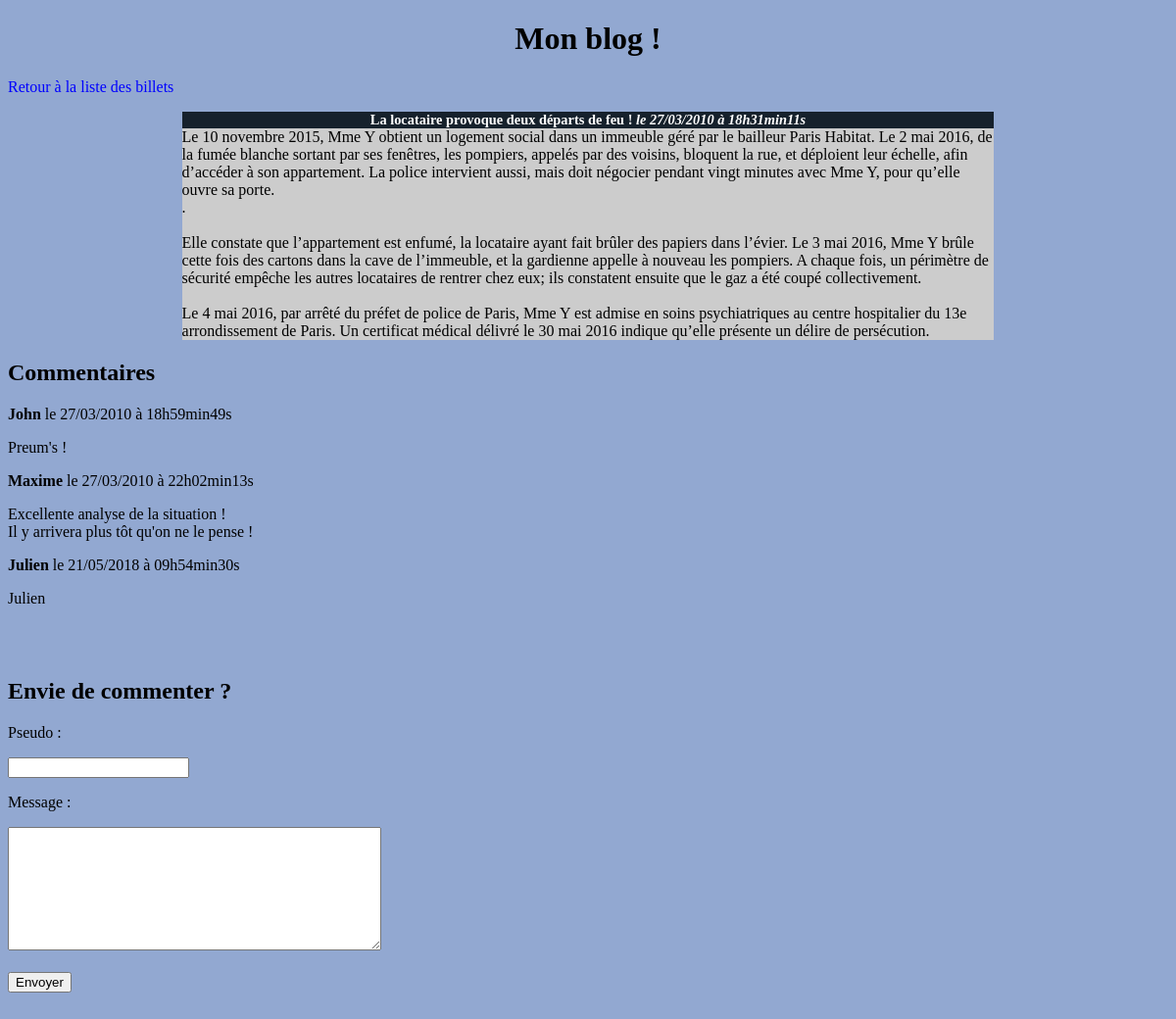
/commentaires.php?billet=2, run on the app's committed database.
### tables this page shows
CREATE TABLE IF NOT EXISTS `billets` (
  `id` int(11) NOT NULL AUTO_INCREMENT,
  `titre` varchar(255) NOT NULL,
  `contenu` text NOT NULL,
  `date_creation` datetime NOT NULL,
  PRIMARY KEY (`id`)
);

CREATE TABLE IF NOT EXISTS `commentaires` (
  `id` int(11) NOT NULL AUTO_INCREMENT,
  `id_billet` int(11) NOT NULL,
  `auteur` varchar(255) NOT NULL,
  `commentaire` text NOT NULL,
  `date_commentaire` datetime NOT NULL,
  PRIMARY KEY (`id`)
);

### commentaires.php (the view, shortened to what this page needs)
<!DOCTYPE html>
<html>
    <head>
    <link href="blog.css" rel="stylesheet" />
    </head>
    <body>
        <h1>Mon blog !</h1>
        <p><a href="index.php">Retour à la liste des billets</a></p>
<?php
try
{
    $bdd = new PDO('mysql:host=localhost;dbname=blog_db;charset=utf8', 'root', '');
}
catch(Exception $e)
{
    die('Erreur : '.$e->getMessage());
}
$req = $bdd->prepare('SELECT id, titre, contenu, DATE_FORMAT(date_creation, \'%d/%m/%Y à %Hh%imin%ss\') AS date_creation_fr FROM billets WHERE id = ?');
$req->execute(array($_GET['billet']));
$donnees = $req->fetch();
?>
<div class="news">
    <h3>
        <?php echo htmlspecialchars($donnees['titre']); ?>
        <em>le <?php echo $donnees['date_creation_fr']; ?></em>
    </h3>
    <p>
    <?php
    echo nl2br(htmlspecialchars($donnees['contenu']));
    ?>
    </p>
</div>
<h2>Commentaires</h2>
<?php
$req = $bdd->prepare('SELECT auteur, commentaire, DATE_FORMAT(date_commentaire, \'%d/%m/%Y à %Hh%imin%ss\') AS date_commentaire_fr FROM commentaires WHERE id_billet = ? ORDER BY date_commentaire');
$req->execute(array($_GET['billet']));
while ($donnees = $req->fetch()) {
  ?>
  <p><strong><?php echo htmlspecialchars($donnees['auteur']); ?></strong> le <?php echo $donnees['date_commentaire_fr']; ?></p>
  <p><?php echo nl2br(htmlspecialchars($donnees['commentaire'])); ?></p>
  <?php
}
?>
<h2> Envie de commenter ? </h2>
<form action="commentaires_post.php" method="post" >
<p>
   Pseudo :
    </p>
   <input type="text" name="auteur" />
<br/>
<p>
   Message :
   </p>
   <textarea name="commentaire" rows="8" cols="45">
	</textarea>
<br/> <br/>
<input type="submit" value="Envoyer" />
<br/> <br/>
</form>
<br/> <br/>
</body>
</html>

### Blog.css (style rules this page uses)
h1, h3 { text-align:center; }
h3 { background-color:#16212c; color:white; font-size:0.9em; margin-bottom:0px; }
body { background-color: #92a8d1; }
.news p { background-color:#CCCCCC; margin-top:0px; }
.news { width:70%; margin:auto; }
a { text-decoration: none; color: blue; }

### data on the page
billets: titre "La locataire provoque deux départs de feu !", contenu "Le 10 novembre 2015, Mme Y obtient un logement social dans un immeuble géré par le bailleur Paris Habitat. Le 2 mai 2016, de la fumée blanche sortant par ses fenêtres, les pompiers, appelés par des voisins, bloquent la rue, et déploient leur échelle, afin d’accéder à son appartement. La police intervient aussi, mais doit négocier pendant vingt minutes avec Mme Y, pour qu’elle ouvre sa porte. . Elle constate que l’appartement est enfumé, la locataire ayant fait brûler des papiers dans l’évier. Le 3 mai 2016, Mme Y brûle cette fois des cartons dans la cave de l’immeuble, et la gardienne appelle à nouveau les pompiers. A chaque fois, un périmètre de sécurité empêche les autres locataires de…"
commentaires: auteur "John", date_commentaire_fr "27/03/2010 à 18h59min49s", commentaire "Preum's !"
commentaires: auteur "Maxime", date_commentaire_fr "27/03/2010 à 22h02min13s", commentaire "Excellente analyse de la situation ! Il y arrivera plus tôt qu'on ne le pense !"
commentaires: auteur "Julien", date_commentaire_fr "21/05/2018 à 09h54min30s", commentaire "Julien"

### other printed values
$donnees['date_creation_fr'] "27/03/2010 à 18h31min11s"
